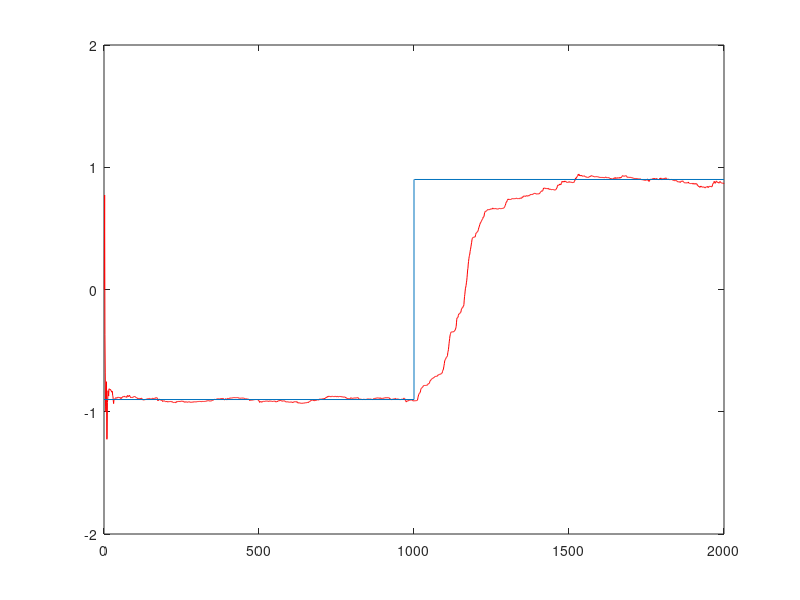
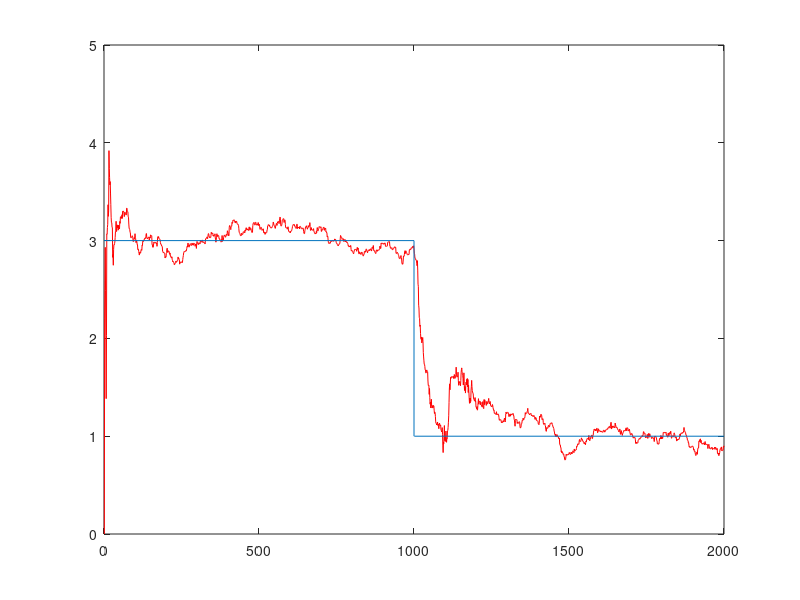

These charts were generated, in order, by the following MATLAB code:
clc;clear;Bushu=2000;lamda=0.99;
randn('seed',4);e=sqrt(0.9^2)*randn(1,Bushu);rand('seed',1)
u=rand(1,Bushu)*2-1;
a(1:Bushu/2)=-0.9;a(Bushu/2+1:Bushu)=0.9;
b(1:Bushu)=3;b(Bushu/2+1:Bushu)=1;
y(1)=e(1);
%y(1)=e(1);y(2)=1.4*y(1)+e(2);
for i=2:Bushu
    y(i)=a(i)*y(i-1)+b(i)*u(i-1)+e(i);
end
%sita(:,Bushu)=zeros(2,1);p(:,1:2)=10^5*eye(2);p(:,3:4)=10^5*eye(2);
fai(:,1)=[0 0]';sita(:,1)=zeros(2,1);
p(:,1:2)=10^5*eye(2);p(:,3:4)=10^5*eye(2);
for i=2:Bushu
    fai(:,i)=[y(i-1),u(i-1)];
    sita(:,i)=sita(:,i-1)+p(:,2*(i-1)-1:2*(i-1))*fai(:,i)/(lamda+fai(:,i)'*p(:,2*(i-1)-1:2*(i-1))...
        *fai(:,i))*(y(i)-fai(:,i)'*sita(:,i-1));
    p(:,2*i-1:2*i)=1/lamda*p(:,2*(i-1)-1:2*(i-1))-p(:,2*(i-1)-1:2*(i-1))*fai(:,i)*fai(:,i)'*p(:,2*(i-1)-1:2*(i-1))/(lamda+fai(:,i)'...
    *p(:,2*(i-1)-1:2*(i-1))*fai(:,i));
end
% for i=1:Bushu
%     emixiu(i)=y(i)-fai(1:2,i)'*sita(1:2,i);
% end
% taoe(1)=emixiu(1)^2;
% for i=2:Bushu
%     taoe(i)=taoe(i-1)+1/i*[emixiu(i)^2-taoe(i-1)];
% end
t=1:Bushu
figure
plot(t,sita(1,t),'r');line([0,Bushu/2],[a(1),a(Bushu/2)]);line([Bushu/2+1,Bushu],[a(Bushu/2+1),a(Bushu)]);
line([Bushu/2,Bushu/2],[a(Bushu/2),a(Bushu/2+1)]);axis([0,Bushu,-2,2]);
figure
plot(t,sita(2,t),'r');line([0,Bushu/2],[b(1),b(Bushu/2)]);line([Bushu/2+1,Bushu],[b(Bushu/2+1),b(Bushu)]);
line([Bushu/2,Bushu/2],[b(Bushu/2),b(Bushu/2+1)]);axis([0,Bushu,0,5]);
